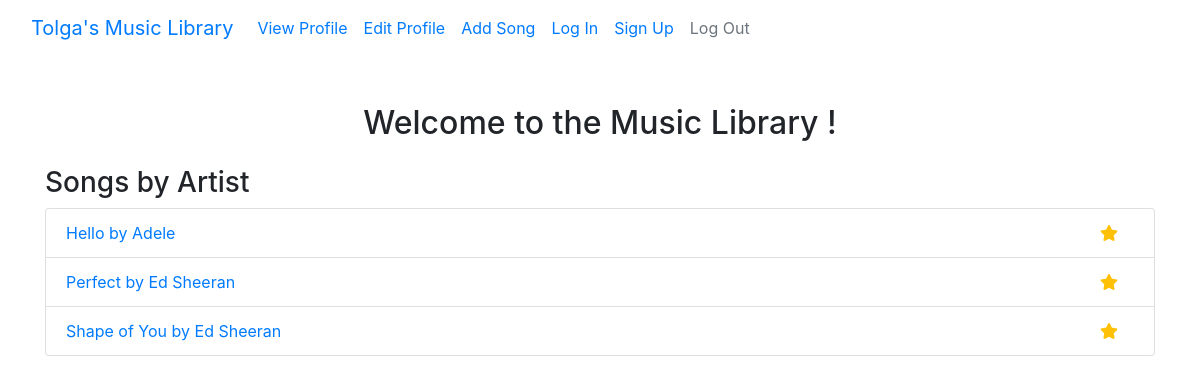
The page / on the database its author committed.
### tables this page shows
CREATE TABLE `song` (
  `song_id` int NOT NULL AUTO_INCREMENT,
  `song_name` varchar(155) NOT NULL,
  `artist_name` varchar(155) NOT NULL,
  `song_chords` longtext NOT NULL,
  `song_notes` varchar(100) NOT NULL,
  `song_url` longtext,
  PRIMARY KEY (`song_id`)
);

### index.php (the view, shortened to what this page needs)
<?php
require_once('db_connection.php');
require_once('navbar.php');
$query = "SELECT * FROM song ORDER BY artist_name";
$result = mysqli_query($dbc, $query);
?>
<!DOCTYPE html>
<html lang="en">
<head>
    <link rel="stylesheet" href="https://stackpath.bootstrapcdn.com/bootstrap/4.3.1/css/bootstrap.min.css">
    <link rel="stylesheet" href="https://cdnjs.cloudflare.com/ajax/libs/font-awesome/5.15.4/css/all.min.css">
</head>
<body>
<div class="container">
    <h2 class="mt-5 text-center">
        Welcome to the Music Library
        ?>!
    </h2>
    <div class="d-flex justify-content-between align-items-center mt-4">
        <h3>Songs by Artist</h3>
    </div>
    <?php
    if ($result && mysqli_num_rows($result) > 0) {
        echo '<ul class="list-group">';
        while ($row = mysqli_fetch_assoc($result)) {
            echo '<li class="list-group-item d-flex justify-content-between align-items-center">';
            echo '<a href="song.php?id=' . $row['song_id'] . '" class="text-decoration-none">' . htmlspecialchars($row['song_name']) . ' by ' . htmlspecialchars($row['artist_name']) . '</a>';
            echo '<div class="d-flex align-items-center">';
            echo '<a href="add_favorite.php?song_id=' . $row['song_id'] . '" class="text-warning mx-3" title="Add to Favorites"><i class="fas fa-star"></i></a>';
            echo '</div>';
            echo '</li>';
        }
        echo '</ul>';
    } else {
        echo "<p class='text-center'>No songs available</p>";
    }
    ?>
</div>
</body>
</html>

### rows shown on the page
song: song_name "Hello", artist_name "Adele"
song: song_name "Perfect", artist_name "Ed Sheeran"
song: song_name "Shape of You", artist_name "Ed Sheeran"
